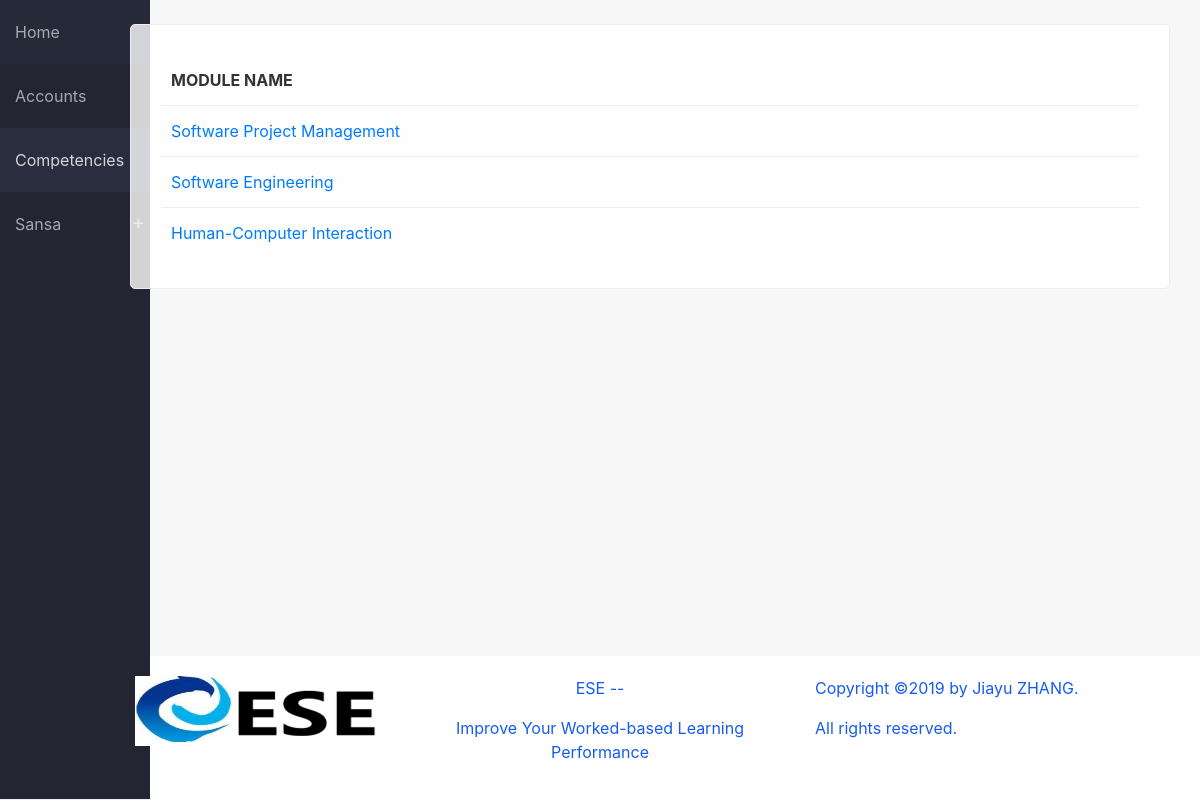
The page /modules/ (signed in) on the database as committed earlier.
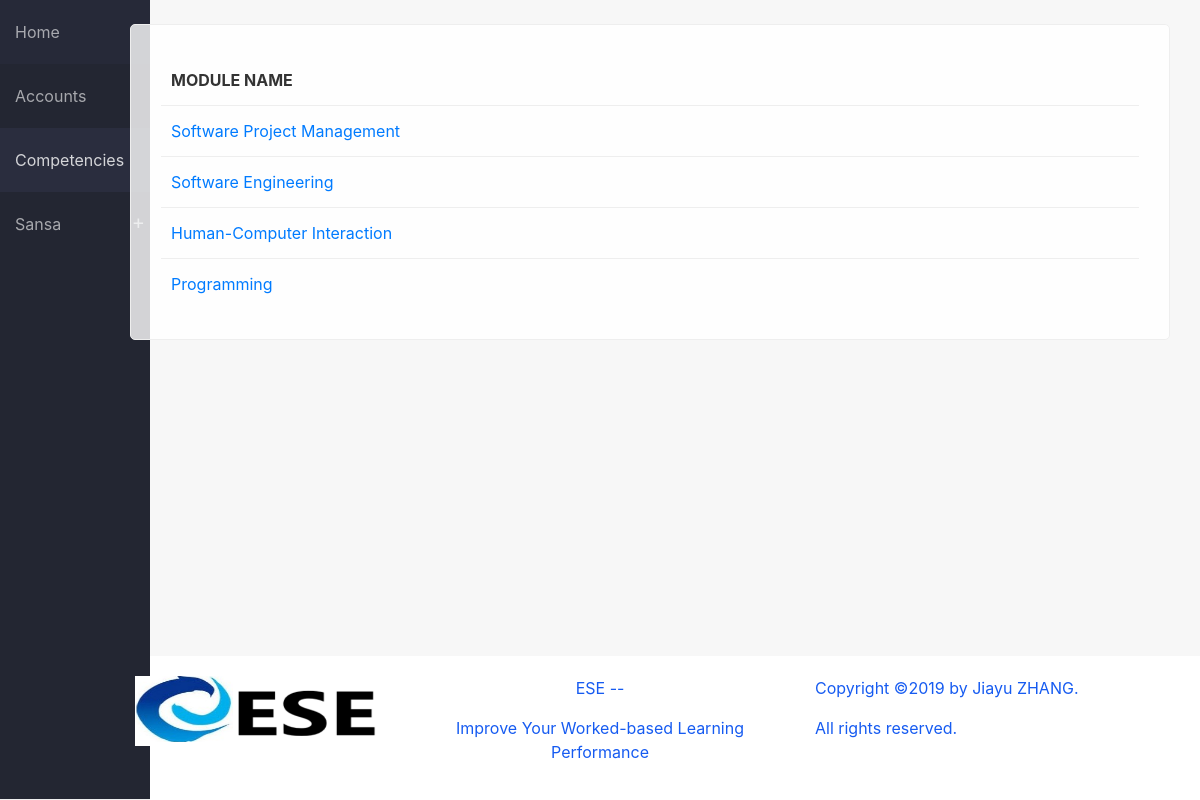
The same page on the database as committed later.
### ESE/models.py (models this page shows, shortened)
class Student(models.Model):
    user = models.OneToOneField(User, on_delete=models.CASCADE, null=True)
    first_name = models.CharField(max_length=100, null=True)
    last_name = models.CharField(max_length=100, null=True)
    picture = models.ImageField(null=True, blank=True, default='no-img.png')
    email = models.EmailField(max_length=100, null=True)
    major = models.CharField(max_length=100, null=True)
    country = models.ForeignKey(State, on_delete=models.SET_NULL, null=True)
    city = models.CharField(max_length=100, null=True)
    module = models.ManyToManyField(Module, related_name='module', blank=True)
    assessor = models.ManyToManyField(Competency, related_name='assessor', blank=True)
    year = models.IntegerField(choices=YEARS, default=1)
    competency = models.ManyToManyField(Competency, related_name='competency', blank=True)
    semester = models.IntegerField(choices=SEMESTER, default=1)
    level = models.CharField(max_length=100, choices=LEVELS, default=1)

class Module(models.Model):
    name = models.CharField(max_length=150)
    summary = models.TextField(null=True, blank=True)
    start_date = models.DateField()
    end_date = models.DateField()
    year = models.IntegerField(choices=YEARS, default=1)
    semester = models.IntegerField(choices=SEMESTER, default=1)
    level = models.CharField(max_length=100, choices=LEVELS, default='Bachelor')
    def __str__(self):
        return self.name

### ESE/views.py (the view)
# urls.py: path('modules/', views.modules_view, name='modules'),
def modules_view(request):
    modules = Module.objects.all()
    if request.user.is_authenticated:
        return render (
            request,
            'modules_list.html',
            {'modules': modules},
        )
    else:
        return redirect('login')

### ESE/templates/modules_list.html (shortened to what this page needs)
{% extends 'base_generic.html' %} {% block content %}
<div class="container">
    <div class="shadow-box">
        {% if modules %}
        <table>
            <thead>
                <tr>
                    <th>Module name</th>
                </tr>
            </thead>
            {% for m in modules %}
            <tr>
                <td><a href="{% url 'module_detail' pk=m.pk %}">{{ m }}</a></td>
            </tr>
            {% endfor %}
        </table>
        {% else %}
        <p>There are no modules available</p>
        {% endif %}
    </div>
</div>
{% endblock %}

### ESE/templates/base_generic.html (shortened to what this page needs)
{% load static %}
<html>
<head>
    <link rel="stylesheet" href="https://use.fontawesome.com/releases/v5.0.12/css/all.css">
    <link rel="stylesheet" href="{% static 'css/bootstrap.min.css' %}">
    <link rel="stylesheet" href="{% static 'css/main.css' %}">
    <link rel="stylesheet" href="{% static 'fonts/fontawesome-all.min.css' %}">
</head>
<body>
    <div class="wrapper">
        <div class="container-fluid">
            <div class="row">
                <div class="no-padding col-md-1 col-sm-4">
                    <header>
                        <nav>
                            {% url 'home' as hom %} {% url 'students' as acc %} {% url 'modules' as mod %} {% url 'login' as log %} {% url 'student_detail' pk=user.student.pk as sd %}
                            <a href="{% url 'home' %}" {% if request.path == hom %} class="active" {% endif %}>Home</a>
                            <a href="{% url 'students' %}" {% if request.path == acc %} class="active" {% endif %}>Accounts</a>
                            <a href="{% url 'modules' %}" {% if request.path == mod %} class="active" {% endif %}>Competencies</a>
                            <div>
                                {% if not user.is_authenticated %}
                                <a href="{% url 'login' %}" {% if request.path == log %} class="active" {% endif %}>Login</a> {% else %}
                                <div class="dd">
                                    <a {% if request.path == sd %} class="active" {% endif %}>{{ user.student.first_name }}</a>
                                </div>
                                {% endif %}
                            </div>
                        </nav>
                    </header>
                </div>
                <div class="col-md-11 col-sm-8">
                    <br>
                    {% block content %} {% endblock %}
                </div>
            </div>
        </div>
    </div>
    <footer class="container-fluid" style="color:rgb(22, 91, 241)">
        <div class="row">
             <div class="col-sm-4 text-right">
               <img src="{% static "uploads/e.png" %}" width="250" height="70"/>
             </div>
             <div class="col-sm-4 text-center">
               <p>ESE --</p>
               <p>Improve Your Worked-based Learning Performance</p>
            </div>
             <div class="col-sm-4 text-left">
               <p>Copyright ©2019 by Jiayu ZHANG. </p>
               <p>All rights reserved. </p>
           </div>
          </div>
      </footer>
</body>
</html>

### ESE/static/css/main.css (style rules this page uses)
* { --main-color: #006992; }
body { display: flex; flex-direction: column; background-color: #f7f7f7; min-height: 100vh; }
.wrapper { flex: 1; }
.no-padding { padding: 0; }
nav { background-color: #232632; margin-bottom: 15px; border-bottom: 1px solid #eee; height: 100vh; position: fixed; min-width: 150px; }
nav a { display: block; padding: 20px 15px; color: rgba(255,255,255,.6); transition: 100ms ease; }
a.active { color: rgba(255,255,255,.8); background-color: #2A2D3E; }
.dd::before, .minus::before { content: '+'; position: absolute; right: 0; font-size: 20px; margin-top: 15px; margin-right: 5px; }
.dd { position: relative; cursor: pointer; display: block; color: rgba(255,255,255,.6); }
.shadow-box, .card-box, .empty-box { padding: 30px; border-radius: 5px; margin-bottom: 10px; display: block; border: 1px solid #eee; position: relative; background-color: rgba(255,255,255,.8); position: relative; overflow: hidden; }
table { width: 100%; }
td, th { padding: 15px 10px; border-top: 1px solid #eee; color: #444; }
th { border: none; color: #333; text-transform: uppercase; }
td { position: relative; }
footer { background-color: #fff; padding: 20px 0; margin-top: 50px; }

Rows that differ between the two databases and show on the page:
added Module: name "Programming"
